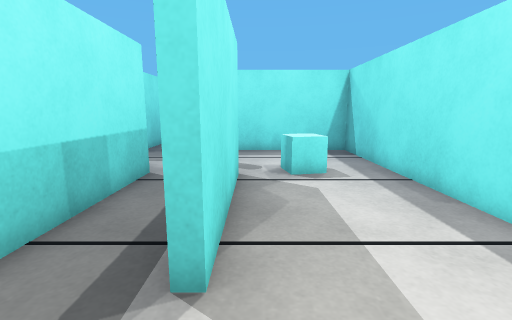
[1] (above)

21 first-person views from a walk through a Webots world. The camera is 1 m above the floor, tilts 10° down and sees 85° across. The floor is counted in squares, 0.5 m on a side. Each view is taken from the middle of a square. On the plan, view 1 faces up. The plan holds only what a view shows up to about 17 squares ahead; the rest is blank. The place goes on beyond the plan. Robots are left out.

[2]
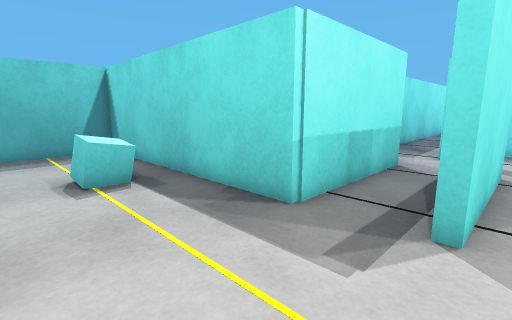

[3]
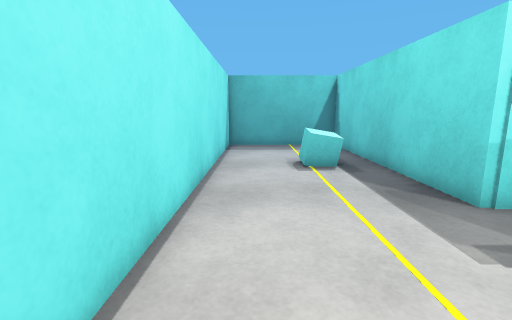

[4]
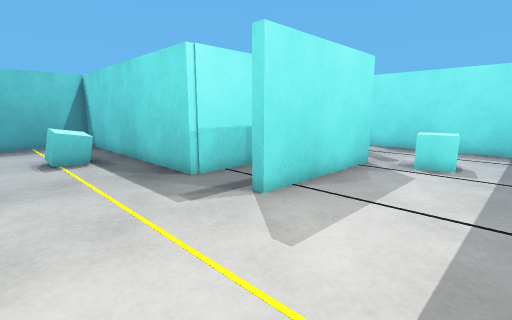

[5]
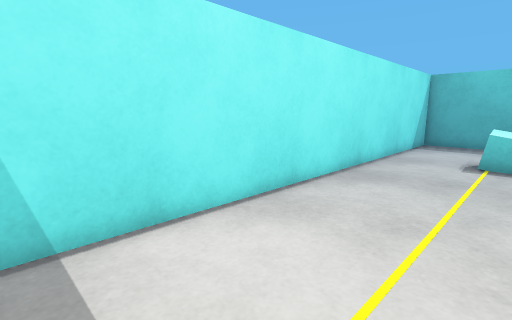

[6]
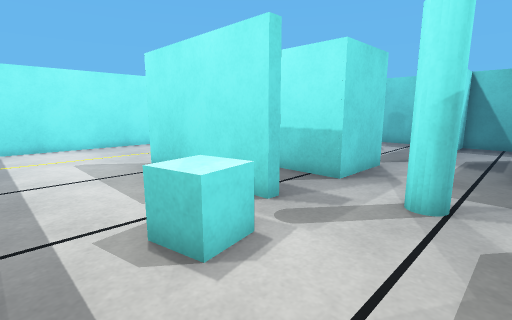

[7]
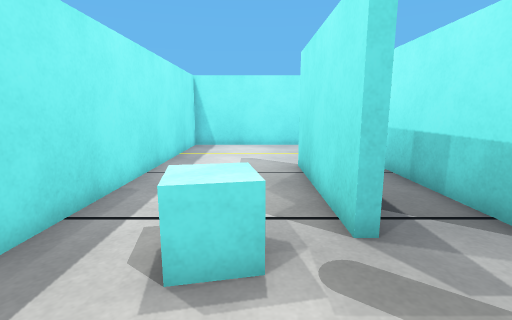

[8]
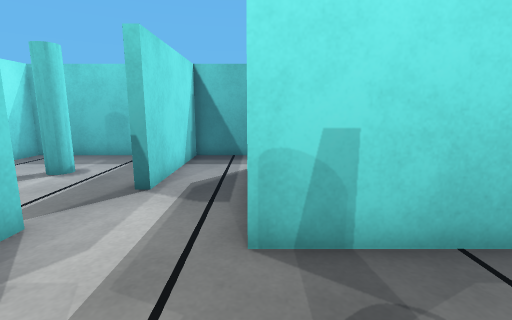

[9]
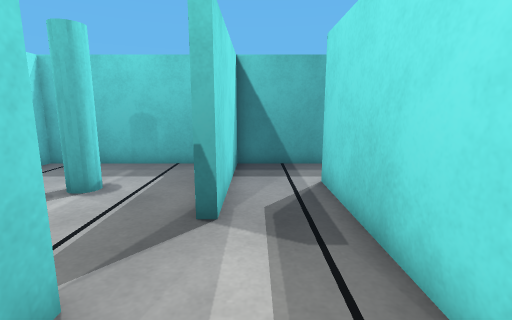

[10]
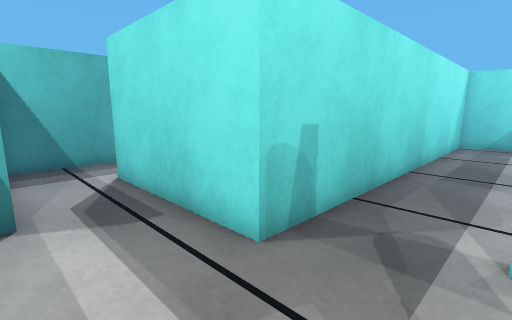

[11]
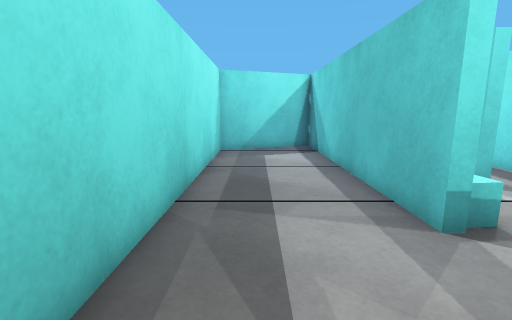

[12]
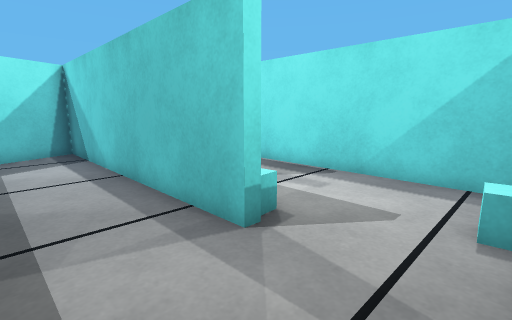

[13]
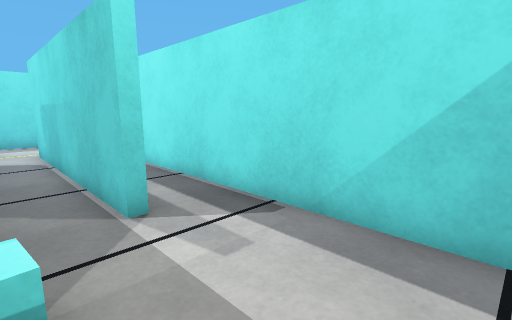

[14]
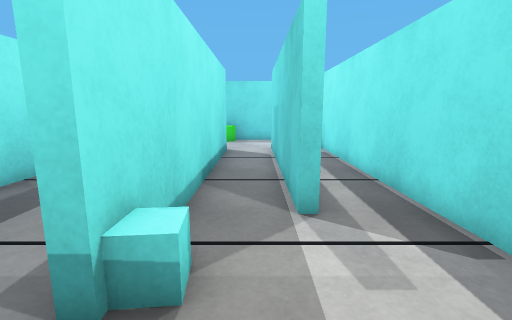

[15]
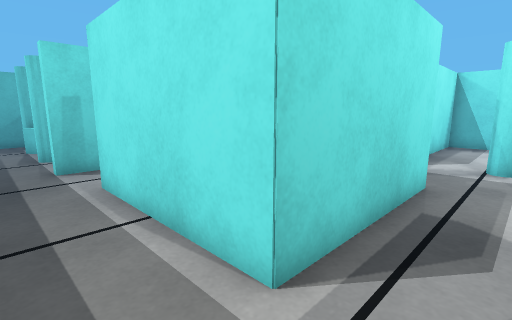

[16]
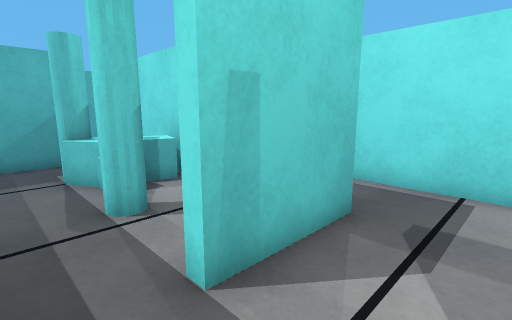

[17]
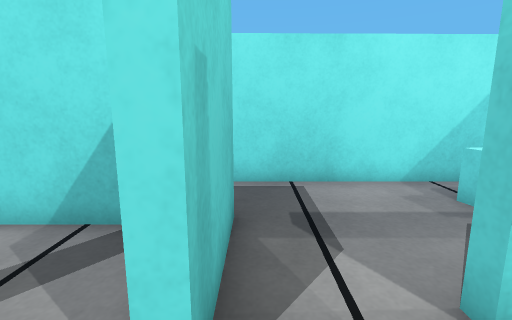

[18]
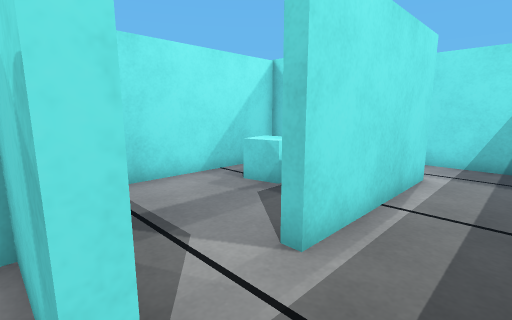

[19]
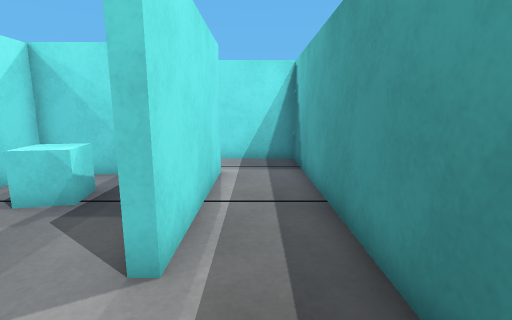

[20]
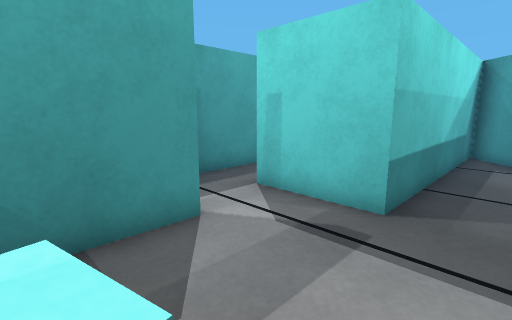

[21]
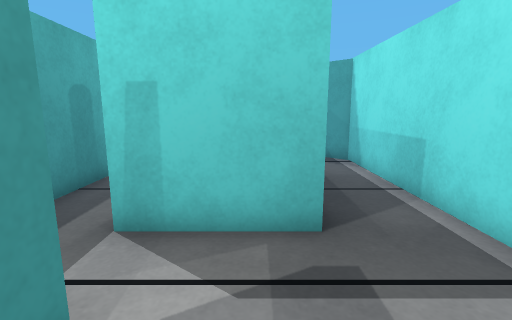

### Floor plan
Points are (right, up) in squares from view 1. A wall is a line through its corners. A room is listed if a view was taken in it or the views show most of it. See-through windows are left out.
Room 1 (views 1, 2, 3, 4, 5, 6, 7, 8, 9, 10, 11, 12)
walls: (-1, 8.8) (-0.6, 8.8) (-0.6, 2.7) (-1, 2.7); (-6.6, 9) (-3.5, 9) (-3.5, 2.7) (-14.6, 2.7) (-14.6, -3.6) (4.6, -3.6) (4.6, 14.4) (-3.1, 14.4); (-5.8, 15.4) (-5.8, 12.9)
ways out: opening at (-6, 11) to room 3; opening at (-4.5, 14.5) to room 5
objects: cyan box (-9, 0) to (-8, 1); cyan pole (-3, 11) to (-2, 12); cyan box (1, 9) to (2, 10)
Room 2 (views 13, 14)
walls: (2.2, 21.2) (1.8, 21.2) (1.8, 30.5); (4.6, 15.2) (4.6, 30.5); (-0.6, 30.4) (-0.6, 18.4)
ways out: opening at (-1, 17) to room 5
objects: cyan box (0, 19); cyan box (2, 15)
Room 3 (views 15, 16, 17, 18, 19)
walls: (-14.6, 8.6) (-14.6, 3.1) (-13.3, 3.1); (-5.8, 12.9) (-11.8, 12.9) (-11.8, 18.9) (-11.4, 18.9); (-10.4, 21.4) (-12.4, 21.4) (-12.4, 21.8); (-14.6, 22.4) (-14.6, 10.3) (-8.9, 10.3) (-8.9, 9.9)
ways out: opening at (-6, 11) to room 1; opening at (-11.5, 20) to room 4; opening at (-13.5, 21.5)
objects: cyan pole (-11, 6) to (-11, 7)
Room 4 (views 20, 21)
walls: (-11.4, 18.9) (-11.4, 16); (-8.6, 13.3) (-6.2, 13.3) (-6.2, 28.4) (-8.4, 30.5); (-8.9, 30.5) (-8.9, 21.4) (-10.4, 21.4)
ways out: opening at (-11.5, 20) to room 3
objects: cyan box (-9, 15) to (-8, 16)
Room 5 (no view inside)
walls: (-0.6, 18.4) (-0.9, 18.4) (-0.9, 30.3) (-5.8, 28.3) (-5.8, 15.4)
ways out: opening at (-4.5, 14.5) to room 1; opening at (-1, 17) to room 2

Where each view was taken, in squares from view 1:
view 1: 0 up, 0 right, facing up
view 2: 2 down, 0 right, facing up-left
view 3: 2 down, 2 right, facing left
view 4: 2 down, 4 right, facing up-left
view 5: 1 up, 4 right, facing down-left
view 6: 13 up, 4 right, facing down-left
view 7: 13 up, 1 right, facing down
view 8: 13 up, 2 left, facing left
view 9: 11 up, 4 left, facing left
view 10: 10 up, 3 left, facing up-left
view 11: 14 up, 4 left, facing up
view 12: 15 up, 4 left, facing up-right
view 13: 16 up, 0 right, facing up-right
view 14: 16 up, 1 right, facing up
view 15: 11 up, 14 left, facing up-right
view 16: 19 up, 14 left, facing up-right
view 17: 21 up, 14 left, facing right
view 18: 22 up, 14 left, facing down-right
view 19: 22 up, 13 left, facing down
view 20: 16 up, 7 left, facing up-left
view 21: 17 up, 10 left, facing up
